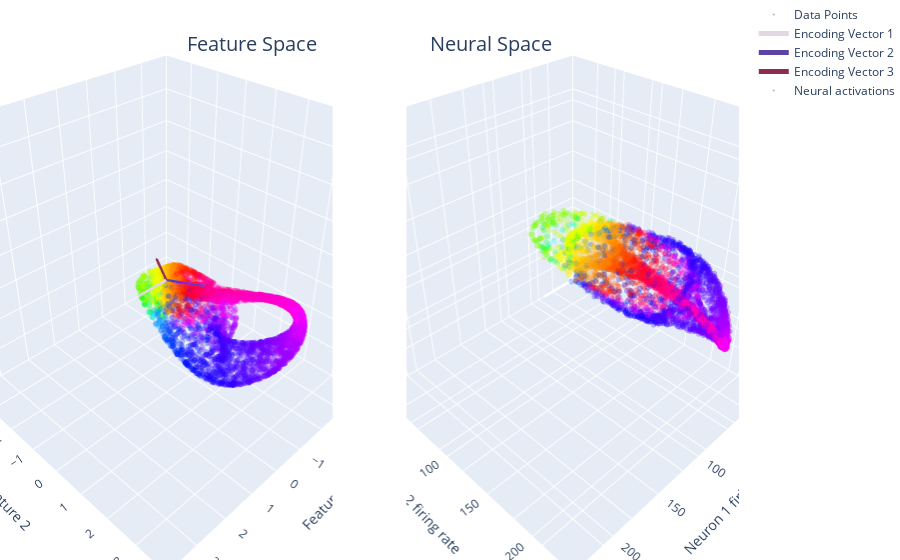

The notebook cell saved with this chart:
### Code cell
range_ax = 4
pt_size = 2
opacity = 0.3

plot_feature_neural_spaces(task_points, noisy_points, range_ax, pt_size, opacity)

### Figure 1 — Plotly figure (JSON) as saved in the notebook; plotly's stock layout.template omitted (floating-point values rounded to 4 significant figures; data arrays with more than 128 entries replaced by an {"elided": "..."} marker saying what was removed)
{"data": [{"marker": {"color": {"elided": "5000x4 float values"}, "opacity": 0.3, "size": 2}, "mode": "markers", "name": "Data Points", "scene": "scene", "type": "scatter3d", "x": {"elided": "5000 float values"}, "y": {"elided": "5000 float values"}, "z": {"elided": "5000 float values"}}, {"line": {"color": "rgb(225, 216, 226)", "width": 5}, "mode": "lines", "name": "Encoding Vector 1", "scene": "scene", "type": "scatter3d", "x": [0, 1], "y": [0, 0], "z": [0, 0]}, {"line": {"color": "rgb(93, 67, 164)", "width": 5}, "mode": "lines", "name": "Encoding Vector 2", "scene": "scene", "type": "scatter3d", "x": [0, -0.5], "y": [0, 0.866], "z": [0, 0]}, {"line": {"color": "rgb(141, 44, 80)", "width": 5}, "mode": "lines", "name": "Encoding Vector 3", "scene": "scene", "type": "scatter3d", "x": [0, -0.5], "y": [0, -0.866], "z": [0, 0]}, {"colorscale": [[0, "rgb(141, 44, 80)"], [1, "rgb(141, 44, 80)"]], "scene": "scene", "showscale": false, "sizemode": "absolute", "sizeref": 0.1, "type": "cone", "u": [-0.05], "v": [-0.0866], "w": [0], "x": [-0.5], "y": [-0.866], "z": [0]}, {"marker": {"color": {"elided": "5000x4 float values"}, "opacity": 0.3, "size": 2}, "mode": "markers", "name": "Neural activations", "scene": "scene2", "type": "scatter3d", "x": {"elided": "5000 float values"}, "y": {"elided": "5000 float values"}, "z": {"elided": "5000 float values"}}], "layout": {"annotations": [{"font": {"size": 20}, "showarrow": false, "text": "Feature Space", "x": 0.25, "xref": "paper", "y": 0.95, "yref": "paper"}, {"font": {"size": 20}, "showarrow": false, "text": "Neural Space", "x": 0.75, "xref": "paper", "y": 0.95, "yref": "paper"}], "margin": {"b": 0, "l": 0, "r": 0, "t": 0}, "scene": {"aspectmode": "cube", "domain": {"x": [0, 0.45], "y": [0, 1]}, "xaxis": {"range": [-4, 4], "title": {"text": "Feature 1"}}, "yaxis": {"range": [-4, 4], "title": {"text": "Feature 2"}}, "zaxis": {"range": [-4, 4], "title": {"text": ""}}}, "scene2": {"aspectmode": "cube", "domain": {"x": [0.55, 1], "y": [0, 1]}, "xaxis": {"range": [0, 240], "title": {"text": "Neuron 1 firing rate"}}, "yaxis": {"range": [0, 240], "title": {"text": "Neuron 2 firing rate"}}, "zaxis": {"range": [0, 240], "title": {"text": "Neuron 3 firing rate"}}}, "title": {"text": ""}}}
